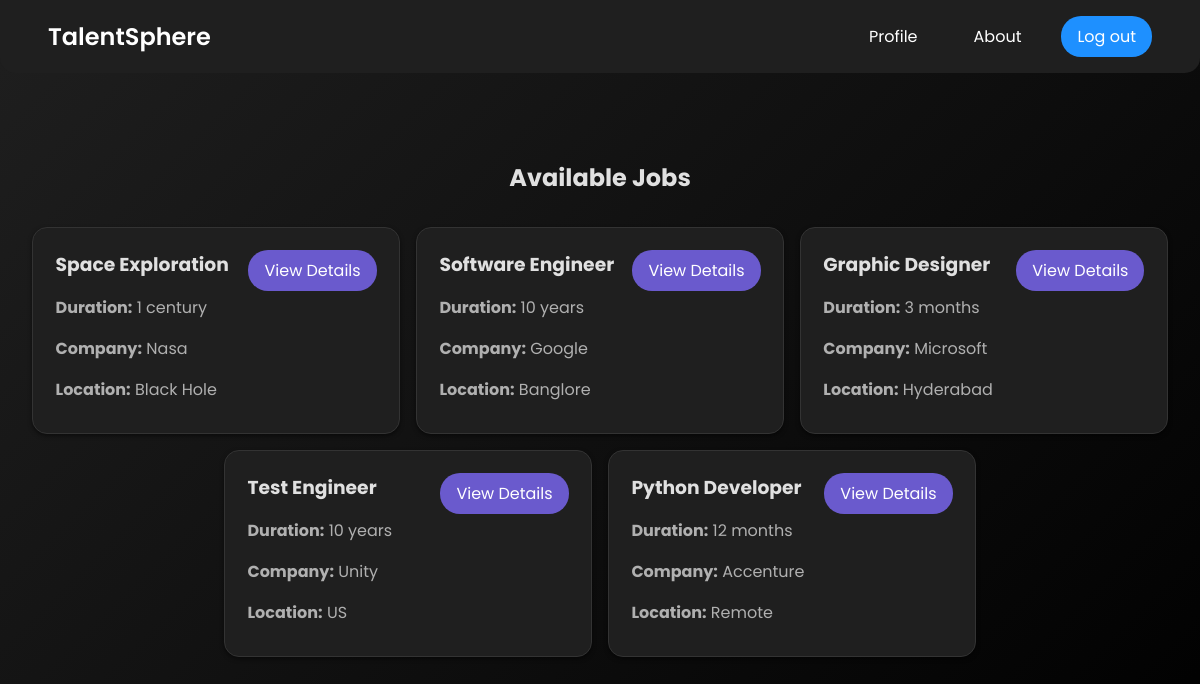
Before: / (signed in) with the older database file.
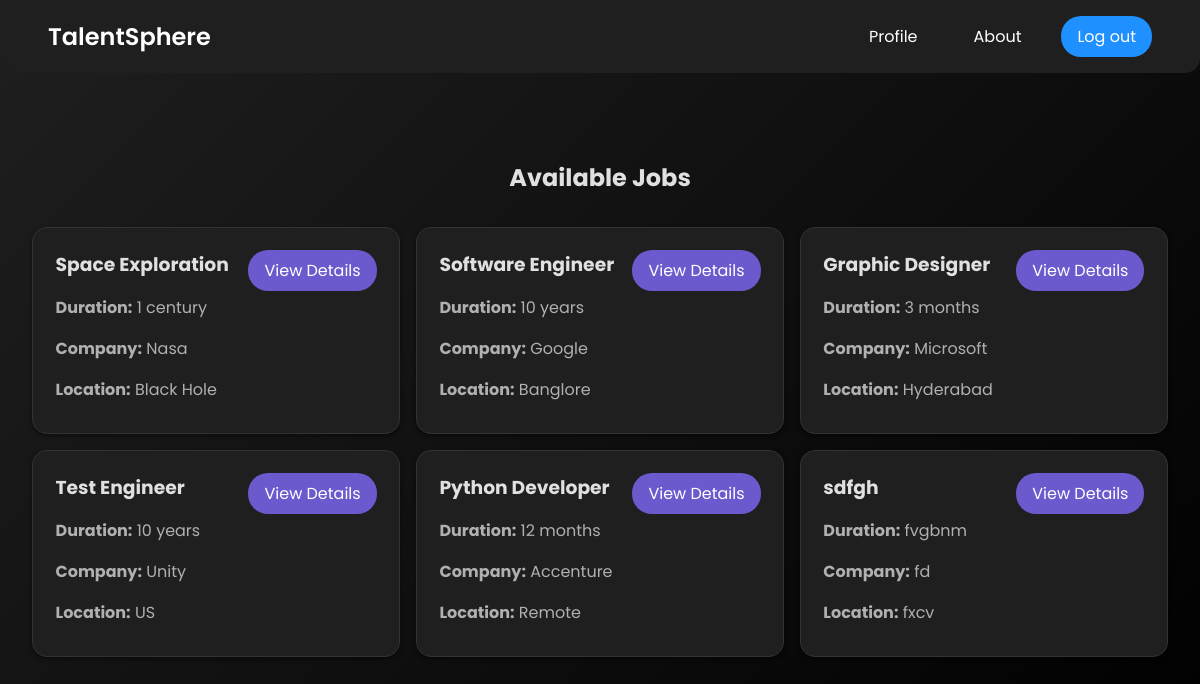
After: the same page with the newer database file.
### base/models.py (models this page shows, shortened)
class Job_details(models.Model):
    user = models.ForeignKey(User, on_delete=models.CASCADE, blank=True, null=True)
    title = models.CharField(max_length=200)
    description = models.TextField(null=True, blank=True)
    duration = models.CharField(max_length=100)
    salary = models.CharField(max_length=100)
    location = models.CharField(max_length=200)
    company = models.CharField(max_length=200)
    about_the_role = models.TextField()
    requirements = models.TextField()
    perks = models.TextField()
    about_the_company = models.TextField()
    job_type = models.CharField(max_length=50, choices=[
        ('fulltime', 'Full Time'),
        ('halftime', 'Half Time'),
    ], default='fulltime')
    created = models.DateTimeField(auto_now_add=True)
    applicants = models.TextField(null=True, blank=True)  # Field to store applicants' usernames
    class Meta:
        ordering = ['created']

### base/views.py (the view)
# urls.py: path('', OpeningList.as_view(), name='listings'),
class OpeningList(LoginRequiredMixin, ListView):
    model = Job_details
    context_object_name = "opening"
    template_name = 'your_template.html'  # Ensure this matches your template path
    def get_context_data(self, **kwargs):
        context = super().get_context_data(**kwargs)
        user_details = get_object_or_404(User_Details, user=self.request.user)
        context['user_details'] = user_details
        if user_details.user_type == 'employer':
            context['employer_jobs'] = Job_details.objects.filter(user=self.request.user)
        return context

### base/templates/base/job_details_list.html (shortened to what this page needs)
<!DOCTYPE html>
<html lang="en">
<head>
    {% load static %}
    <link rel="stylesheet" href="https://cdnjs.cloudflare.com/ajax/libs/font-awesome/6.0.0-beta3/css/all.min.css">
    <link rel="stylesheet" href="{% static 'css/job_details_list.css' %}">
</head>
<body>
    <header>
        <nav class="navbar">
            <div class="logo">
                <a href="{% url 'listings' %}" class="logo-link">TalentSphere</a>
            </div>
            <div class="nav-links">
                <a href="{% url 'user_details' %}" class="nav-item">Profile</a>
                <a href="{% url 'about' %}" class="nav-item">About</a>
                <a href="{% url 'logout' %}" class="nav-item contact-btn">Log out</a>
            </div>
        </nav>
    </header>
    <div class="heading">
      <h1>TalentSphere</h1>
    </div>
    <main>
        <h2>
          {% if user_details.user_type == 'employee' %}
            Available Jobs
          {% elif user_details.user_type == 'employer' %}
            Your Job Postings
          {% else %}
            Job Details
          {% endif %}
        </h2>
        <div class="job-list" id="job-list">
          {% if user_details.user_type == 'employee' %}
            {% for jb in opening %}
              <div class="job-card" data-job-id="{{ jb.pk }}">
                <div class="job-info">
                  <div class="job-content">
                    <h3>{{ jb.title }}</h3>
                    <p><strong>Duration:</strong> {{ jb.duration }}</p>
                    <p><strong>Company:</strong> {{ jb.company }}</p>
                    <p><strong>Location:</strong> {{ jb.location }}</p>
                  </div>
                  <div class="button-container">
                    <a href="{% url 'listings-details' jb.pk %}" class="btn">View Details</a>
                  </div>
                </div>
              </div>
            {% empty %}
              <p>No job listings available.</p>
            {% endfor %}
          {% else %}
            <p>You are not authorized to view this content.</p>
          {% endif %}
        </div>
      </main>
</body>
</html>

Changed rows visible on the page:
added Job_details: title "sdfgh", duration "fvgbnm", company "fd", location "fxcv"
